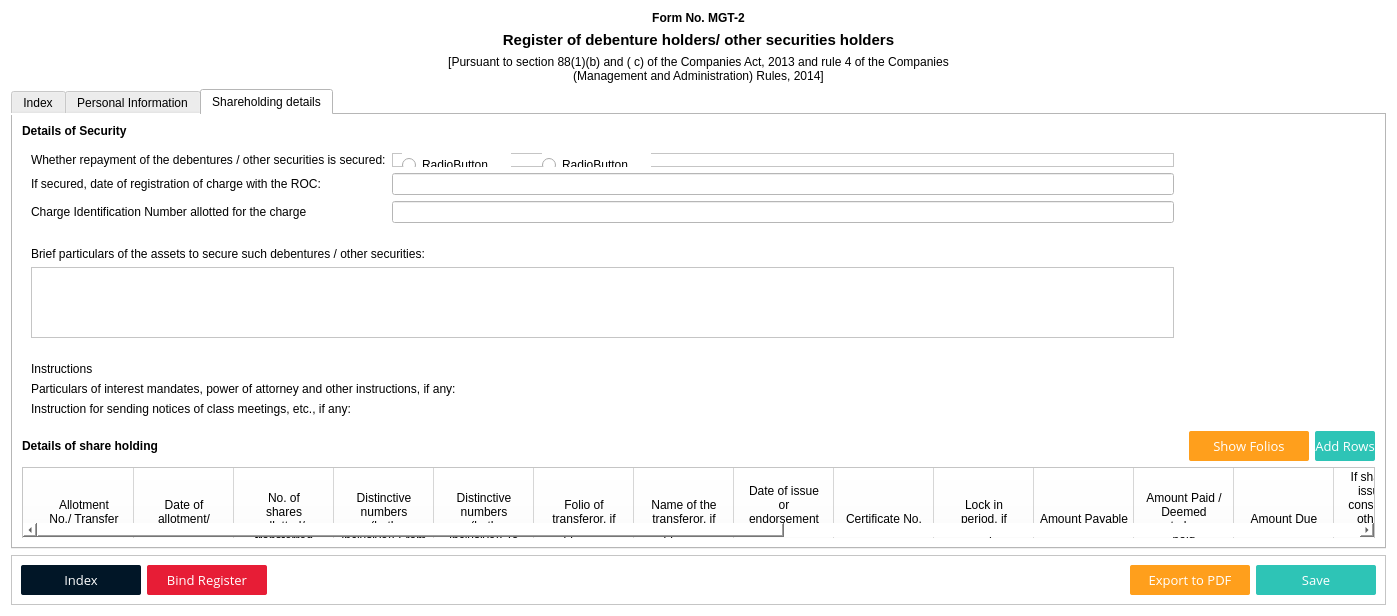
<?xml version="1.0" encoding="UTF-8"?>
<ui version="4.0">
 <class>Form</class>
 <widget class="QWidget" name="Form">
  <property name="geometry">
   <rect>
    <x>0</x>
    <y>0</y>
    <width>1397</width>
    <height>509</height>
   </rect>
  </property>
  <property name="font">
   <font>
    <stylestrategy>PreferAntialias</stylestrategy>
   </font>
  </property>
  <property name="windowTitle">
   <string>Form</string>
  </property>
  <property name="styleSheet">
   <string notr="true">background-color: rgb(255, 255, 255);</string>
  </property>
  <layout class="QGridLayout" name="gridLayout">
   <item row="0" column="0">
    <widget class="QWidget" name="Register" native="true">
     <layout class="QVBoxLayout" name="verticalLayout">
      <property name="leftMargin">
       <number>0</number>
      </property>
      <property name="topMargin">
       <number>0</number>
      </property>
      <property name="rightMargin">
       <number>0</number>
      </property>
      <property name="bottomMargin">
       <number>0</number>
      </property>
      <item>
       <widget class="QLabel" name="Title">
        <property name="font">
         <font>
          <pointsize>9</pointsize>
          <weight>75</weight>
          <bold>true</bold>
          <stylestrategy>PreferAntialias</stylestrategy>
         </font>
        </property>
        <property name="text">
         <string>Form No. MGT-2</string>
        </property>
        <property name="alignment">
         <set>Qt::AlignCenter</set>
        </property>
       </widget>
      </item>
      <item>
       <widget class="QLabel" name="subtitle">
        <property name="font">
         <font>
          <pointsize>11</pointsize>
          <weight>75</weight>
          <bold>true</bold>
          <stylestrategy>PreferAntialias</stylestrategy>
         </font>
        </property>
        <property name="text">
         <string>Register of debenture holders/ other securities holders</string>
        </property>
        <property name="alignment">
         <set>Qt::AlignCenter</set>
        </property>
       </widget>
      </item>
      <item>
       <widget class="QLabel" name="info">
        <property name="font">
         <font>
          <stylestrategy>PreferAntialias</stylestrategy>
         </font>
        </property>
        <property name="text">
         <string>[Pursuant to section 88(1)(b) and ( c) of the Companies Act, 2013 and rule 4 of the Companies
(Management and Administration) Rules, 2014]</string>
        </property>
        <property name="alignment">
         <set>Qt::AlignCenter</set>
        </property>
       </widget>
      </item>
      <item>
       <widget class="QTabWidget" name="tabWidget">
        <property name="font">
         <font>
          <stylestrategy>PreferAntialias</stylestrategy>
         </font>
        </property>
        <property name="currentIndex">
         <number>2</number>
        </property>
        <widget class="QWidget" name="Index">
         <attribute name="title">
          <string>Index</string>
         </attribute>
         <layout class="QGridLayout" name="gridLayout_5">
          <item row="0" column="0">
           <widget class="QFrame" name="frame_2">
            <property name="minimumSize">
             <size>
              <width>0</width>
              <height>40</height>
             </size>
            </property>
            <property name="maximumSize">
             <size>
              <width>16777215</width>
              <height>40</height>
             </size>
            </property>
            <property name="frameShape">
             <enum>QFrame::StyledPanel</enum>
            </property>
            <property name="frameShadow">
             <enum>QFrame::Raised</enum>
            </property>
            <layout class="QHBoxLayout" name="horizontalLayout_2">
             <item>
              <widget class="QPushButton" name="exportIndex">
               <property name="minimumSize">
                <size>
                 <width>180</width>
                 <height>30</height>
                </size>
               </property>
               <property name="maximumSize">
                <size>
                 <width>180</width>
                 <height>30</height>
                </size>
               </property>
               <property name="font">
                <font>
                 <family>Open Sans</family>
                 <pointsize>10</pointsize>
                 <weight>75</weight>
                 <bold>true</bold>
                 <stylestrategy>PreferAntialias</stylestrategy>
                </font>
               </property>
               <property name="styleSheet">
                <string notr="true">background-color:rgb(255, 159, 28);
color: rgb(255, 255, 255);
border-radius:2</string>
               </property>
               <property name="text">
                <string>Export Securityholders</string>
               </property>
              </widget>
             </item>
             <item>
              <spacer name="horizontalSpacer">
               <property name="orientation">
                <enum>Qt::Horizontal</enum>
               </property>
               <property name="sizeHint" stdset="0">
                <size>
                 <width>1173</width>
                 <height>20</height>
                </size>
               </property>
              </spacer>
             </item>
             <item>
              <widget class="QPushButton" name="AddMember">
               <property name="minimumSize">
                <size>
                 <width>120</width>
                 <height>30</height>
                </size>
               </property>
               <property name="font">
                <font>
                 <family>Open Sans</family>
                 <pointsize>10</pointsize>
                 <weight>75</weight>
                 <bold>true</bold>
                 <stylestrategy>PreferAntialias</stylestrategy>
                </font>
               </property>
               <property name="styleSheet">
                <string notr="true">background-color:rgb(46, 196, 182);
color: rgb(255, 255, 255);
border-radius:2</string>
               </property>
               <property name="text">
                <string>Add Member</string>
               </property>
              </widget>
             </item>
            </layout>
           </widget>
          </item>
          <item row="1" column="0">
           <widget class="QScrollArea" name="indexView">
            <property name="widgetResizable">
             <bool>true</bool>
            </property>
            <widget class="QWidget" name="IndexWindow">
             <property name="geometry">
              <rect>
               <x>0</x>
               <y>0</y>
               <width>1353</width>
               <height>267</height>
              </rect>
             </property>
             <layout class="QVBoxLayout" name="verticalLayout_2">
              <property name="leftMargin">
               <number>0</number>
              </property>
              <property name="topMargin">
               <number>0</number>
              </property>
              <property name="rightMargin">
               <number>0</number>
              </property>
              <property name="bottomMargin">
               <number>0</number>
              </property>
             </layout>
            </widget>
           </widget>
          </item>
         </layout>
        </widget>
        <widget class="QWidget" name="PersonalInfo">
         <attribute name="title">
          <string>Personal Information</string>
         </attribute>
         <layout class="QGridLayout" name="gridLayout_2">
          <item row="3" column="0">
           <widget class="QScrollArea" name="scrollArea">
            <property name="font">
             <font>
              <stylestrategy>PreferAntialias</stylestrategy>
             </font>
            </property>
            <property name="widgetResizable">
             <bool>true</bool>
            </property>
            <widget class="QWidget" name="Page">
             <property name="geometry">
              <rect>
               <x>0</x>
               <y>0</y>
               <width>1353</width>
               <height>313</height>
              </rect>
             </property>
             <layout class="QGridLayout" name="gridLayout_3">
              <item row="3" column="0">
               <widget class="QTableWidget" name="personalInfo">
                <property name="editTriggers">
                 <set>QAbstractItemView::AnyKeyPressed|QAbstractItemView::DoubleClicked|QAbstractItemView::EditKeyPressed|QAbstractItemView::SelectedClicked</set>
                </property>
                <attribute name="horizontalHeaderStretchLastSection">
                 <bool>true</bool>
                </attribute>
                <row>
                 <property name="text">
                  <string>Folio No</string>
                 </property>
                </row>
                <row>
                 <property name="text">
                  <string>Name of the debenture holder/other security holder:</string>
                 </property>
                </row>
                <row>
                 <property name="text">
                  <string>Name of joint holders, if any:</string>
                 </property>
                </row>
                <row>
                 <property name="text">
                  <string>Address/ Registered address (in case of body corporate):</string>
                 </property>
                </row>
                <row>
                 <property name="text">
                  <string>E-mail Id:</string>
                 </property>
                </row>
                <row>
                 <property name="text">
                  <string>PAN/CIN/ Registration No.:</string>
                 </property>
                </row>
                <row>
                 <property name="text">
                  <string>Unique Identification No:</string>
                 </property>
                </row>
                <row>
                 <property name="text">
                  <string>Father’s/ Mother’s/ Spouse’s name:</string>
                 </property>
                </row>
                <row>
                 <property name="text">
                  <string>Status:</string>
                 </property>
                </row>
                <row>
                 <property name="text">
                  <string>Occupation:</string>
                 </property>
                </row>
                <row>
                 <property name="text">
                  <string>PAN No.</string>
                 </property>
                </row>
                <row>
                 <property name="text">
                  <string>Nationality:</string>
                 </property>
                </row>
                <row>
                 <property name="text">
                  <string>Name of Guardian:</string>
                 </property>
                </row>
                <row>
                 <property name="text">
                  <string>Date of birth of minor:</string>
                 </property>
                </row>
                <row>
                 <property name="text">
                  <string>Date of becoming debenture holder/ other security holder:</string>
                 </property>
                </row>
                <row>
                 <property name="text">
                  <string>Date of receipt of nomination:</string>
                 </property>
                </row>
                <row>
                 <property name="text">
                  <string>Name of the nominee:</string>
                 </property>
                </row>
                <row>
                 <property name="text">
                  <string>Address of the nominee:</string>
                 </property>
                </row>
                <row>
                 <property name="text">
                  <string>No. of debentures / securities kept in abeyance, if any:</string>
                 </property>
                </row>
                <row>
                 <property name="text">
                  <string>Record of lien on debentures / securities , if any :</string>
                 </property>
                </row>
                <row>
                 <property name="text">
                  <string>Date of cessation as debenture holder/ other security holder:</string>
                 </property>
                </row>
                <column>
                 <property name="text">
                  <string>Information</string>
                 </property>
                </column>
               </widget>
              </item>
              <item row="1" column="0">
               <widget class="QLabel" name="label_6">
                <property name="font">
                 <font>
                  <weight>75</weight>
                  <bold>true</bold>
                  <stylestrategy>PreferAntialias</stylestrategy>
                 </font>
                </property>
                <property name="text">
                 <string>(TO BE MAINTAINED SEPARATELY FOR EACH CLASS OF DEBENTURES / OTHER SECURITIES IN RESPECT OF EACH HOLDER )</string>
                </property>
               </widget>
              </item>
              <item row="2" column="0">
               <widget class="QWidget" name="widget_2" native="true">
                <property name="font">
                 <font>
                  <stylestrategy>PreferAntialias</stylestrategy>
                 </font>
                </property>
                <layout class="QFormLayout" name="formLayout_2">
                 <item row="0" column="0">
                  <widget class="QLabel" name="label2">
                   <property name="font">
                    <font>
                     <stylestrategy>PreferAntialias</stylestrategy>
                    </font>
                   </property>
                   <property name="text">
                    <string>Class of shares:</string>
                   </property>
                  </widget>
                 </item>
                 <item row="1" column="0">
                  <widget class="QLabel" name="label3">
                   <property name="font">
                    <font>
                     <stylestrategy>PreferAntialias</stylestrategy>
                    </font>
                   </property>
                   <property name="text">
                    <string>Nominal value per share (in Rs.):</string>
                   </property>
                  </widget>
                 </item>
                 <item row="1" column="1">
                  <widget class="QLineEdit" name="nominalValue">
                   <property name="font">
                    <font>
                     <stylestrategy>PreferAntialias</stylestrategy>
                    </font>
                   </property>
                  </widget>
                 </item>
                 <item row="2" column="0">
                  <widget class="QLabel" name="label_9">
                   <property name="font">
                    <font>
                     <stylestrategy>PreferAntialias</stylestrategy>
                    </font>
                   </property>
                   <property name="text">
                    <string>Total shares held:</string>
                   </property>
                  </widget>
                 </item>
                 <item row="0" column="1">
                  <widget class="QLineEdit" name="shareClass">
                   <property name="enabled">
                    <bool>true</bool>
                   </property>
                   <property name="font">
                    <font>
                     <stylestrategy>PreferAntialias</stylestrategy>
                    </font>
                   </property>
                  </widget>
                 </item>
                 <item row="2" column="1">
                  <widget class="QLineEdit" name="totalShares">
                   <property name="enabled">
                    <bool>false</bool>
                   </property>
                   <property name="font">
                    <font>
                     <stylestrategy>PreferAntialias</stylestrategy>
                    </font>
                   </property>
                  </widget>
                 </item>
                </layout>
               </widget>
              </item>
              <item row="0" column="0">
               <widget class="QWidget" name="widget" native="true">
                <property name="font">
                 <font>
                  <stylestrategy>PreferAntialias</stylestrategy>
                 </font>
                </property>
                <layout class="QFormLayout" name="formLayout">
                 <item row="0" column="0">
                  <widget class="QLabel" name="label_4">
                   <property name="font">
                    <font>
                     <stylestrategy>PreferAntialias</stylestrategy>
                    </font>
                   </property>
                   <property name="text">
                    <string>Name of the Company:</string>
                   </property>
                  </widget>
                 </item>
                 <item row="1" column="0">
                  <widget class="QLabel" name="label_5">
                   <property name="font">
                    <font>
                     <stylestrategy>PreferAntialias</stylestrategy>
                    </font>
                   </property>
                   <property name="text">
                    <string>Registered Office address:</string>
                   </property>
                  </widget>
                 </item>
                 <item row="0" column="1">
                  <widget class="QLabel" name="CompanyName">
                   <property name="minimumSize">
                    <size>
                     <width>0</width>
                     <height>20</height>
                    </size>
                   </property>
                   <property name="maximumSize">
                    <size>
                     <width>16777215</width>
                     <height>20</height>
                    </size>
                   </property>
                   <property name="text">
                    <string/>
                   </property>
                  </widget>
                 </item>
                 <item row="1" column="1">
                  <widget class="QLabel" name="RegOffice">
                   <property name="minimumSize">
                    <size>
                     <width>0</width>
                     <height>20</height>
                    </size>
                   </property>
                   <property name="maximumSize">
                    <size>
                     <width>16777215</width>
                     <height>20</height>
                    </size>
                   </property>
                   <property name="text">
                    <string/>
                   </property>
                  </widget>
                 </item>
                </layout>
               </widget>
              </item>
             </layout>
            </widget>
           </widget>
          </item>
         </layout>
        </widget>
        <widget class="QWidget" name="Shareholding">
         <attribute name="title">
          <string>Shareholding details</string>
         </attribute>
         <layout class="QGridLayout" name="gridLayout_4">
          <item row="4" column="2">
           <widget class="QPushButton" name="addRow">
            <property name="minimumSize">
             <size>
              <width>0</width>
              <height>30</height>
             </size>
            </property>
            <property name="maximumSize">
             <size>
              <width>120</width>
              <height>30</height>
             </size>
            </property>
            <property name="font">
             <font>
              <family>Open Sans</family>
              <pointsize>10</pointsize>
              <stylestrategy>PreferAntialias</stylestrategy>
             </font>
            </property>
            <property name="styleSheet">
             <string notr="true">background-color:rgb(46, 196, 182);
color: rgb(255, 255, 255);
border-radius:2</string>
            </property>
            <property name="text">
             <string>Add Rows</string>
            </property>
            <property name="shortcut">
             <string>Ctrl+=</string>
            </property>
           </widget>
          </item>
          <item row="2" column="0">
           <widget class="QWidget" name="widget_4" native="true">
            <layout class="QVBoxLayout" name="verticalLayout_3">
             <item>
              <widget class="QLabel" name="label_7">
               <property name="text">
                <string>Brief particulars of the assets to secure such debentures / other securities:</string>
               </property>
              </widget>
             </item>
             <item>
              <widget class="QTextEdit" name="textEdit"/>
             </item>
            </layout>
           </widget>
          </item>
          <item row="4" column="0">
           <widget class="QLabel" name="label_38">
            <property name="font">
             <font>
              <weight>75</weight>
              <bold>true</bold>
              <stylestrategy>PreferAntialias</stylestrategy>
             </font>
            </property>
            <property name="text">
             <string>Details of share holding</string>
            </property>
           </widget>
          </item>
          <item row="1" column="0">
           <widget class="QWidget" name="widget_3" native="true">
            <layout class="QFormLayout" name="formLayout_3">
             <item row="0" column="0">
              <widget class="QLabel" name="label">
               <property name="text">
                <string>Whether repayment of the debentures / other securities is secured:</string>
               </property>
              </widget>
             </item>
             <item row="1" column="0">
              <widget class="QLabel" name="label_2">
               <property name="text">
                <string>If secured, date of registration of charge with the ROC:</string>
               </property>
              </widget>
             </item>
             <item row="2" column="0">
              <widget class="QLabel" name="label_3">
               <property name="text">
                <string>Charge Identification Number allotted for the charge</string>
               </property>
              </widget>
             </item>
             <item row="1" column="1">
              <widget class="QLineEdit" name="lineEdit"/>
             </item>
             <item row="2" column="1">
              <widget class="QLineEdit" name="lineEdit_2"/>
             </item>
             <item row="0" column="1">
              <widget class="QFrame" name="frame_3">
               <property name="frameShape">
                <enum>QFrame::StyledPanel</enum>
               </property>
               <property name="frameShadow">
                <enum>QFrame::Raised</enum>
               </property>
               <widget class="QRadioButton" name="radioButton">
                <property name="geometry">
                 <rect>
                  <x>10</x>
                  <y>0</y>
                  <width>109</width>
                  <height>24</height>
                 </rect>
                </property>
                <property name="text">
                 <string>RadioButton</string>
                </property>
               </widget>
               <widget class="QRadioButton" name="radioButton_2">
                <property name="geometry">
                 <rect>
                  <x>150</x>
                  <y>0</y>
                  <width>109</width>
                  <height>24</height>
                 </rect>
                </property>
                <property name="text">
                 <string>RadioButton</string>
                </property>
               </widget>
              </widget>
             </item>
            </layout>
           </widget>
          </item>
          <item row="3" column="0">
           <widget class="QWidget" name="widget_5" native="true">
            <layout class="QFormLayout" name="formLayout_4">
             <item row="0" column="0">
              <widget class="QLabel" name="label_8">
               <property name="text">
                <string>Instructions</string>
               </property>
              </widget>
             </item>
             <item row="1" column="0">
              <widget class="QLabel" name="label_10">
               <property name="text">
                <string>Particulars of interest mandates, power of attorney and other instructions, if any:</string>
               </property>
              </widget>
             </item>
             <item row="2" column="0">
              <widget class="QLabel" name="label_11">
               <property name="text">
                <string>Instruction for sending notices of class meetings, etc., if any:</string>
               </property>
              </widget>
             </item>
            </layout>
           </widget>
          </item>
          <item row="0" column="0">
           <widget class="QLabel" name="label_36">
            <property name="font">
             <font>
              <weight>75</weight>
              <bold>true</bold>
              <stylestrategy>PreferAntialias</stylestrategy>
             </font>
            </property>
            <property name="text">
             <string>Details of Security</string>
            </property>
           </widget>
          </item>
          <item row="4" column="1">
           <widget class="QPushButton" name="showFolio">
            <property name="minimumSize">
             <size>
              <width>120</width>
              <height>30</height>
             </size>
            </property>
            <property name="maximumSize">
             <size>
              <width>120</width>
              <height>30</height>
             </size>
            </property>
            <property name="font">
             <font>
              <family>Open Sans</family>
              <pointsize>10</pointsize>
             </font>
            </property>
            <property name="styleSheet">
             <string notr="true">background-color:rgb(255, 159, 28);
color: rgb(255, 255, 255);
border-radius:2</string>
            </property>
            <property name="text">
             <string>Show Folios</string>
            </property>
            <property name="shortcut">
             <string>Ctrl+Shift+F</string>
            </property>
           </widget>
          </item>
          <item row="5" column="0" colspan="3">
           <widget class="QTableWidget" name="sharesTable">
            <property name="font">
             <font>
              <stylestrategy>PreferAntialias</stylestrategy>
             </font>
            </property>
            <property name="rowCount">
             <number>1</number>
            </property>
            <row/>
            <column>
             <property name="text">
              <string>Allotment
No./ Transfer
No.</string>
             </property>
            </column>
            <column>
             <property name="text">
              <string>Date of
allotment/
transfer</string>
             </property>
            </column>
            <column>
             <property name="text">
              <string>No. of
shares
allotted/
transferred</string>
             </property>
            </column>
            <column>
             <property name="text">
              <string>Distinctive
numbers
(both
inclusive): From</string>
             </property>
            </column>
            <column>
             <property name="text">
              <string>Distinctive
numbers
(both
inclusive): To</string>
             </property>
            </column>
            <column>
             <property name="text">
              <string>Folio of
transferor, if
applicable</string>
             </property>
            </column>
            <column>
             <property name="text">
              <string>Name of the
transferor, if
applicable</string>
             </property>
            </column>
            <column>
             <property name="text">
              <string>Date of issue
or
endorsement
of share
certificate</string>
             </property>
            </column>
            <column>
             <property name="text">
              <string>Certificate No.</string>
             </property>
            </column>
            <column>
             <property name="text">
              <string>Lock in
period, if
any</string>
             </property>
            </column>
            <column>
             <property name="text">
              <string>Amount Payable</string>
             </property>
            </column>
            <column>
             <property name="text">
              <string>Amount Paid /
Deemed
to be
paid</string>
             </property>
            </column>
            <column>
             <property name="text">
              <string>Amount Due</string>
             </property>
            </column>
            <column>
             <property name="text">
              <string>If shares are
issued for
consideration
other than
cash, brief
particulars
thereof</string>
             </property>
            </column>
            <column>
             <property name="text">
              <string>Date of
transfer/
transmission/
forfeiture /
redemption
etc</string>
             </property>
            </column>
            <column>
             <property name="text">
              <string>No. of shares
transferred/
transmitted/
forfeited
/redeemed
etc</string>
             </property>
            </column>
            <column>
             <property name="text">
              <string>Distinctive
numbers
(both
inclusive): From</string>
             </property>
            </column>
            <column>
             <property name="text">
              <string>Distinctive
numbers
(both
inclusive): To</string>
             </property>
            </column>
            <column>
             <property name="text">
              <string>Folio of
transferee</string>
             </property>
            </column>
            <column>
             <property name="text">
              <string>Name of
transferee</string>
             </property>
            </column>
            <column>
             <property name="text">
              <string>Balance
shares (after
transfer /
transmission/
forfeiture /
redemption
etc)</string>
             </property>
            </column>
            <column>
             <property name="text">
              <string>Remarks</string>
             </property>
            </column>
            <column>
             <property name="text">
              <string>Authentication
/ signature</string>
             </property>
            </column>
           </widget>
          </item>
         </layout>
        </widget>
       </widget>
      </item>
     </layout>
    </widget>
   </item>
   <item row="4" column="0">
    <widget class="QFrame" name="frame">
     <property name="frameShape">
      <enum>QFrame::StyledPanel</enum>
     </property>
     <property name="frameShadow">
      <enum>QFrame::Raised</enum>
     </property>
     <layout class="QHBoxLayout" name="horizontalLayout">
      <item>
       <widget class="QPushButton" name="gotoIndex">
        <property name="minimumSize">
         <size>
          <width>120</width>
          <height>30</height>
         </size>
        </property>
        <property name="maximumSize">
         <size>
          <width>120</width>
          <height>30</height>
         </size>
        </property>
        <property name="font">
         <font>
          <family>Open Sans</family>
          <pointsize>10</pointsize>
          <stylestrategy>PreferAntialias</stylestrategy>
         </font>
        </property>
        <property name="styleSheet">
         <string notr="true">background-color:rgb(1, 22, 39);
color: rgb(255, 255, 255);
border-radius:2</string>
        </property>
        <property name="text">
         <string>Index</string>
        </property>
       </widget>
      </item>
      <item>
       <widget class="QPushButton" name="bindRegister">
        <property name="minimumSize">
         <size>
          <width>120</width>
          <height>30</height>
         </size>
        </property>
        <property name="maximumSize">
         <size>
          <width>120</width>
          <height>30</height>
         </size>
        </property>
        <property name="font">
         <font>
          <family>Open Sans</family>
          <pointsize>10</pointsize>
          <stylestrategy>PreferAntialias</stylestrategy>
         </font>
        </property>
        <property name="styleSheet">
         <string notr="true">background-color:rgb(231, 29, 54);
color: rgb(255, 255, 255);
border-radius:2</string>
        </property>
        <property name="text">
         <string>Bind Register</string>
        </property>
       </widget>
      </item>
      <item>
       <spacer name="horizontalSpacer_2">
        <property name="orientation">
         <enum>Qt::Horizontal</enum>
        </property>
        <property name="sizeHint" stdset="0">
         <size>
          <width>40</width>
          <height>20</height>
         </size>
        </property>
       </spacer>
      </item>
      <item>
       <widget class="QPushButton" name="ExportToPDF">
        <property name="minimumSize">
         <size>
          <width>120</width>
          <height>30</height>
         </size>
        </property>
        <property name="maximumSize">
         <size>
          <width>120</width>
          <height>30</height>
         </size>
        </property>
        <property name="font">
         <font>
          <family>Open Sans</family>
          <pointsize>10</pointsize>
          <stylestrategy>PreferAntialias</stylestrategy>
         </font>
        </property>
        <property name="styleSheet">
         <string notr="true">background-color:rgb(255, 159, 28);
color: rgb(255, 255, 255);
border-radius:2</string>
        </property>
        <property name="text">
         <string>Export to PDF</string>
        </property>
       </widget>
      </item>
      <item>
       <widget class="QPushButton" name="saveButton">
        <property name="minimumSize">
         <size>
          <width>120</width>
          <height>30</height>
         </size>
        </property>
        <property name="maximumSize">
         <size>
          <width>120</width>
          <height>30</height>
         </size>
        </property>
        <property name="font">
         <font>
          <family>Open Sans</family>
          <pointsize>10</pointsize>
          <stylestrategy>PreferAntialias</stylestrategy>
         </font>
        </property>
        <property name="styleSheet">
         <string notr="true">background-color:rgb(46, 196, 182);
color: rgb(255, 255, 255);
border-radius:2</string>
        </property>
        <property name="text">
         <string>Save</string>
        </property>
       </widget>
      </item>
     </layout>
    </widget>
   </item>
  </layout>
 </widget>
 <resources/>
 <connections/>
</ui>
